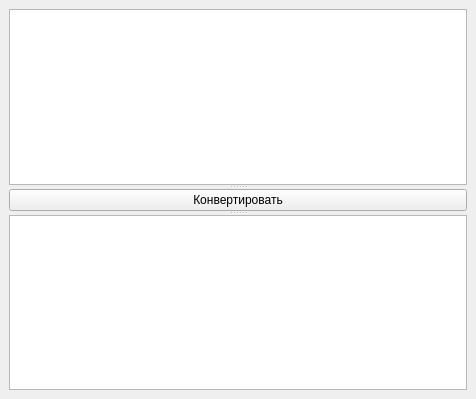
<?xml version="1.0" encoding="UTF-8"?>
<ui version="4.0">
 <class>MainWindow</class>
 <widget class="QMainWindow" name="MainWindow">
  <property name="geometry">
   <rect>
    <x>0</x>
    <y>0</y>
    <width>476</width>
    <height>399</height>
   </rect>
  </property>
  <property name="windowTitle">
   <string>MainWindow</string>
  </property>
  <widget class="QWidget" name="centralwidget">
   <layout class="QGridLayout" name="gridLayout">
    <item row="0" column="0">
     <widget class="QSplitter" name="splitter">
      <property name="orientation">
       <enum>Qt::Vertical</enum>
      </property>
      <widget class="QTextEdit" name="input"/>
      <widget class="QPushButton" name="pushButton">
       <property name="text">
        <string>Конвертировать</string>
       </property>
      </widget>
      <widget class="QTextEdit" name="output"/>
     </widget>
    </item>
   </layout>
  </widget>
 </widget>
 <resources/>
 <connections/>
</ui>
